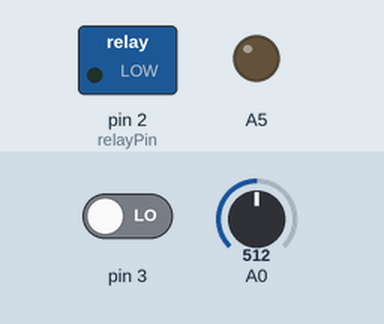
This sketch was run on a simulated Arduino Uno, built with avr-gcc and run on an emulated ATmega328P. Shown: switched loads named in the sketch (green lamp = pin HIGH), output pins drawn as LEDs (lit = HIGH). Dashed ring = blinking. Inputs (shaded band) come from the test bench; at power-on: pin 3 LOW, A0 = 512.

Above: at 1.2 s.
1.3 s: pin 3 driven HIGH
At 1.54 s:
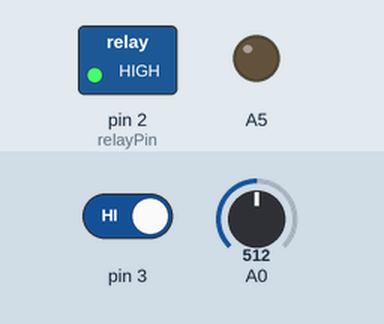
4.3 s: A0 set to 529
At 4.97 s:
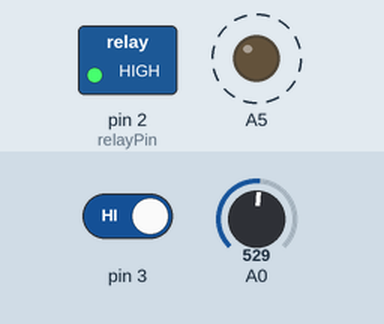
7.3 s: A0 set to 511
At 7.91 s:
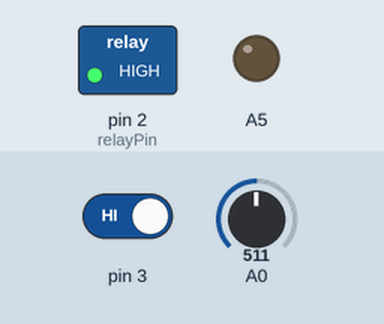
10.3 s: A0 set to 716
At 10.61 s:
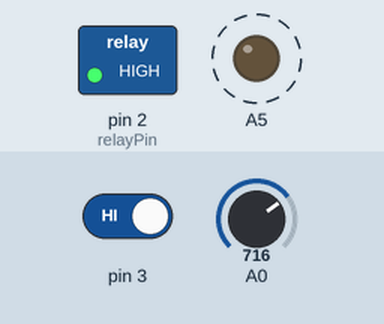
Timing chart, 0 to 14.3 s (numbered marks = the images above; inputs shaded):
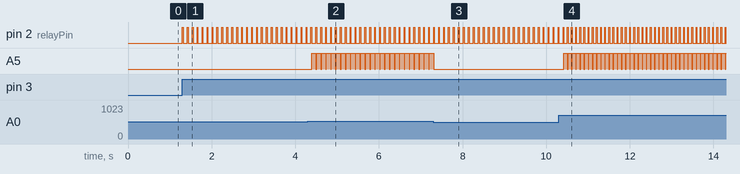

Measured:
- the behaviour switches between 514 and 515 on A0 (found by bisection; images 1 and 2)
- after the input at 1.3 s, pin 2 (relayPin): alternates HIGH for 0.02 s and LOW for 0.10 s, starting at once
- after the input at 4.3 s, A5: alternates HIGH for 0.10 s and LOW for 0.02 s, starting after 0.09 s
- after the input at 7.3 s, A5: goes on until 7.3 s, then stays LOW
- after the input at 10.3 s, A5: alternates HIGH for 0.08 s and LOW for 0.02 s, starting after 0.12 s

The sketch:

PnevmoGun.ino
```cpp
#define relayPin 2
int delayTime = 100;
int openTime = 18;
bool shooting = false;

void setup() {
  // put your setup code here, to run once:
  pinMode(relayPin, OUTPUT);
  pinMode(A0, INPUT);
  digitalWrite(relayPin, LOW);
  pinMode(3, INPUT);
}

void loop() {
  if(digitalRead(3) == HIGH){
    int shootingSpeed = analogRead(A0);
    if (shootingSpeed > 100 || !shooting){
      shooting = true;
      delayTime = map(shootingSpeed, 0, 1024, 150, 50);

      digitalWrite(relayPin, HIGH);
      delay(openTime);
      digitalWrite(relayPin, LOW);
      analogWrite(A5, map(shootingSpeed, 0, 1024, 0, 255));
      delay(delayTime);
      analogWrite(A5, 0);
    }
  }
  else{
    shooting = false;
  }
}
```
